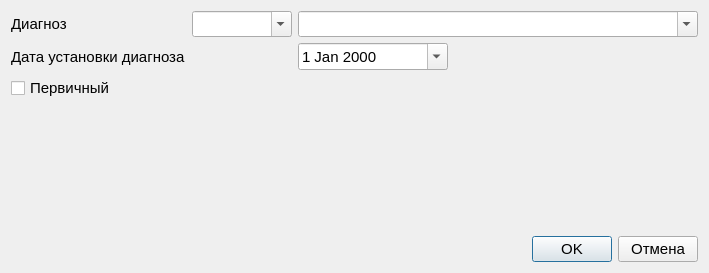
<?xml version="1.0" encoding="UTF-8"?>
<ui version="4.0">
 <class>Dialog_diagnos_patient</class>
 <widget class="QDialog" name="Dialog_diagnos_patient">
  <property name="geometry">
   <rect>
    <x>0</x>
    <y>0</y>
    <width>707</width>
    <height>273</height>
   </rect>
  </property>
  <property name="font">
   <font>
    <pointsize>11</pointsize>
   </font>
  </property>
  <property name="windowTitle">
   <string>Dialog</string>
  </property>
  <layout class="QVBoxLayout" name="verticalLayout">
   <item>
    <layout class="QGridLayout" name="gridLayout">
     <item row="1" column="0">
      <widget class="QLabel" name="label_2">
       <property name="text">
        <string>Дата установки диагноза</string>
       </property>
      </widget>
     </item>
     <item row="1" column="2">
      <widget class="QDateEdit" name="dateEdit_date_fixing_diagnos">
       <property name="minimumSize">
        <size>
         <width>100</width>
         <height>0</height>
        </size>
       </property>
       <property name="maximumSize">
        <size>
         <width>150</width>
         <height>16777215</height>
        </size>
       </property>
       <property name="calendarPopup">
        <bool>true</bool>
       </property>
      </widget>
     </item>
     <item row="0" column="2">
      <widget class="QComboBox" name="comboBox_diagnos">
       <property name="minimumSize">
        <size>
         <width>400</width>
         <height>0</height>
        </size>
       </property>
       <property name="maximumSize">
        <size>
         <width>400</width>
         <height>16777215</height>
        </size>
       </property>
       <property name="editable">
        <bool>true</bool>
       </property>
       <property name="sizeAdjustPolicy">
        <enum>QComboBox::AdjustToContents</enum>
       </property>
      </widget>
     </item>
     <item row="0" column="0">
      <widget class="QLabel" name="label">
       <property name="text">
        <string>Диагноз</string>
       </property>
      </widget>
     </item>
     <item row="0" column="1">
      <widget class="QComboBox" name="comboBox_code_diagnos">
       <property name="minimumSize">
        <size>
         <width>100</width>
         <height>0</height>
        </size>
       </property>
       <property name="maximumSize">
        <size>
         <width>100</width>
         <height>16777215</height>
        </size>
       </property>
       <property name="editable">
        <bool>true</bool>
       </property>
      </widget>
     </item>
    </layout>
   </item>
   <item>
    <widget class="QCheckBox" name="checkBox_first">
     <property name="text">
      <string>Первичный</string>
     </property>
    </widget>
   </item>
   <item>
    <spacer name="verticalSpacer">
     <property name="orientation">
      <enum>Qt::Vertical</enum>
     </property>
     <property name="sizeHint" stdset="0">
      <size>
       <width>20</width>
       <height>40</height>
      </size>
     </property>
    </spacer>
   </item>
   <item>
    <layout class="QHBoxLayout" name="horizontalLayout">
     <item>
      <spacer name="horizontalSpacer">
       <property name="orientation">
        <enum>Qt::Horizontal</enum>
       </property>
       <property name="sizeHint" stdset="0">
        <size>
         <width>40</width>
         <height>20</height>
        </size>
       </property>
      </spacer>
     </item>
     <item>
      <widget class="QPushButton" name="pushButton_ok">
       <property name="text">
        <string>OK</string>
       </property>
      </widget>
     </item>
     <item>
      <widget class="QPushButton" name="pushButton_cancel">
       <property name="text">
        <string>Отмена</string>
       </property>
      </widget>
     </item>
    </layout>
   </item>
  </layout>
 </widget>
 <resources/>
 <connections/>
</ui>
